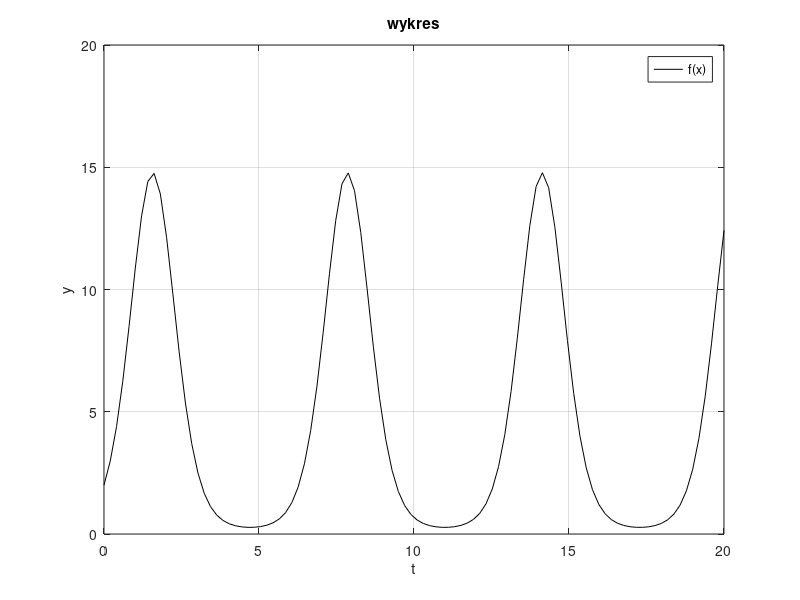

This figure's MATLAB source:

A=2
B=2
t=linspace(0,20)
y=A*exp(B*sin(t))
figure(1)
plot(t,y,'-k')
xlabel("t")
ylabel("y")
grid on
title("wykres")
legend("f(x)")
grid on



